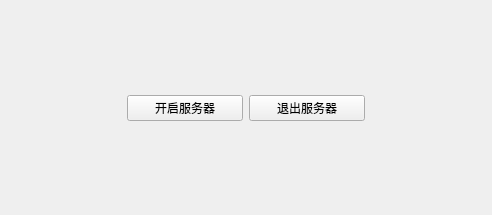
<?xml version="1.0" encoding="UTF-8"?>
<ui version="4.0">
 <class>Widget</class>
 <widget class="QWidget" name="Widget">
  <property name="geometry">
   <rect>
    <x>0</x>
    <y>0</y>
    <width>492</width>
    <height>215</height>
   </rect>
  </property>
  <property name="windowTitle">
   <string>服务器程序</string>
  </property>
  <layout class="QVBoxLayout" name="verticalLayout">
   <item>
    <spacer name="verticalSpacer">
     <property name="orientation">
      <enum>Qt::Vertical</enum>
     </property>
     <property name="sizeHint" stdset="0">
      <size>
       <width>20</width>
       <height>77</height>
      </size>
     </property>
    </spacer>
   </item>
   <item>
    <layout class="QHBoxLayout" name="horizontalLayout">
     <item>
      <spacer name="horizontalSpacer">
       <property name="orientation">
        <enum>Qt::Horizontal</enum>
       </property>
       <property name="sizeHint" stdset="0">
        <size>
         <width>40</width>
         <height>20</height>
        </size>
       </property>
      </spacer>
     </item>
     <item>
      <widget class="QPushButton" name="server">
       <property name="sizePolicy">
        <sizepolicy hsizetype="Expanding" vsizetype="Fixed">
         <horstretch>0</horstretch>
         <verstretch>0</verstretch>
        </sizepolicy>
       </property>
       <property name="text">
        <string>开启服务器</string>
       </property>
      </widget>
     </item>
     <item>
      <widget class="QPushButton" name="exit">
       <property name="sizePolicy">
        <sizepolicy hsizetype="Expanding" vsizetype="Fixed">
         <horstretch>0</horstretch>
         <verstretch>0</verstretch>
        </sizepolicy>
       </property>
       <property name="text">
        <string>退出服务器</string>
       </property>
      </widget>
     </item>
     <item>
      <spacer name="horizontalSpacer_2">
       <property name="orientation">
        <enum>Qt::Horizontal</enum>
       </property>
       <property name="sizeHint" stdset="0">
        <size>
         <width>40</width>
         <height>20</height>
        </size>
       </property>
      </spacer>
     </item>
    </layout>
   </item>
   <item>
    <spacer name="verticalSpacer_2">
     <property name="orientation">
      <enum>Qt::Vertical</enum>
     </property>
     <property name="sizeHint" stdset="0">
      <size>
       <width>20</width>
       <height>77</height>
      </size>
     </property>
    </spacer>
   </item>
  </layout>
 </widget>
 <resources/>
 <connections/>
</ui>
